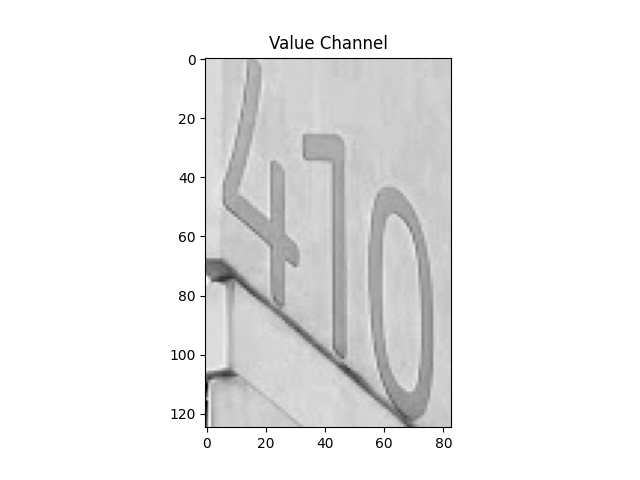
#> input picture hsv_image.png, 640 x 480 px; its folder holds only this picture in this run
$ python -i task3.py   (imports and definitions only)
#> lines starting #> are read from the running program, lines starting #| are printed output that depends on the picture; after the words box and inside, x2 and y2 are one past the last pixel; in counts of white or black regions, pixels touching at a corner belong together
#> further down, picture is the input picture: shape (480, 640, 3); min 0, max 255, mean 235.4


# Licensed under the Apache License, Version 2.0 (the "License");
# you may not use this file except in compliance with the License.
# You may obtain a copy of the License at
#
#     http://www.apache.org/licenses/LICENSE-2.0
#
# Unless required by applicable law or agreed to in writing, software
# distributed under the License is distributed on an "AS IS" BASIS,
# WITHOUT WARRANTIES OR CONDITIONS OF ANY KIND, either express or implied.
# See the License for the specific language governing permissions and
# limitations under the License.


# Author: Jaeden Mah
# Last Modified: 02/10/2025

import os
import glob
import pickle
import shutil
import cv2
from sklearn import svm


# [13 lines left out: function save_output, not called in this run]


def preprocess_image(image):
    """ Preprocess the input image for better segment detection.

    Args:
        image (numpy.ndarray): The input image.

    Returns:
        numpy.ndarray: The preprocessed image.
    """

    img = cv2.cvtColor(image, cv2.COLOR_BGR2GRAY)
    img_resized = cv2.resize(img, (20, 20))
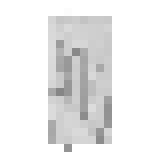
#> img_resized: shape (20, 20) (shown 8 times larger); min 134, max 255, mean 235.5

    processed = cv2.equalizeHist(img_resized)
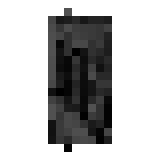
#> processed: shape (20, 20) (shown 8 times larger); min 0, max 255, mean 185.9

    processed = cv2.medianBlur(processed, ksize=5)
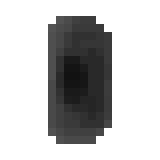
#> processed: shape (20, 20) (shown 8 times larger); min 17, max 255, mean 194.4

    processed = cv2.adaptiveThreshold(processed, 255, cv2.ADAPTIVE_THRESH_GAUSSIAN_C,
                            cv2.THRESH_BINARY, 11, 5)
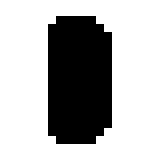
#> processed: shape (20, 20) (shown 8 times larger); 70% white; 1 black region, box (x1, y1, x2, y2) and area: (6, 2, 14, 18) 120

    return processed


# [51 lines left out: function run_task3, not called in this run]

>>> import cv2
>>> picture = cv2.imread('hsv_image.png')
>>> result = preprocess_image(picture)
